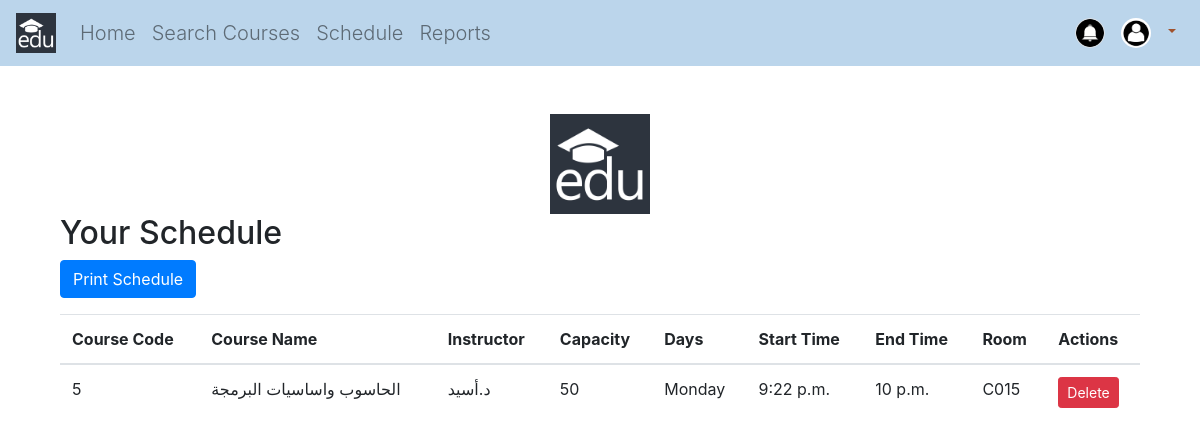
The app's page /schedule/ (signed in) with its own data.
### registration/models.py (models this page shows, shortened)
class Course(models.Model):
    code = models.CharField(max_length=10, unique=True)
    name = models.CharField(max_length=100)
    description = models.TextField()
    instructor = models.CharField(max_length=100)
    capacity = models.IntegerField()
    schedule = models.ForeignKey('CourseSchedule', on_delete=models.CASCADE)

class CourseSchedule(models.Model):
    user = models.ForeignKey(User, on_delete=models.CASCADE)
    days = models.CharField(max_length=20)
    start_time = models.TimeField()
    end_time = models.TimeField()
    room_no = models.CharField(max_length=20)

### registration/views.py (the view)
# urls.py: path('schedule/', views.view_schedule, name='view_schedule'),
@login_required
def view_schedule(request):
    try:
        student = Student.objects.get(user=request.user)
        registrations = StudentRegistration.objects.filter(student=student)
        courses = [registration.course for registration in registrations]
        return render(request, 'registration/schedule.html', {'course_schedules': courses})
    except Student.DoesNotExist:
        messages.error(request, 'No student record found for the current user.')
        return redirect('home')

### templates/registration/schedule.html (shortened to what this page needs)
{% extends "base.html" %}
{% load static %}
{% block content %}
<div class="container mt-5">
    <img src="{% static 'images/logo.jpg' %}" alt="Logo" class="mt-3" style="width: 100px; height: auto; display: block; margin: 0 auto;">
    <h2>Your Schedule</h2>
    <button onclick="window.print()" class="btn btn-primary mb-3">Print Schedule</button>
    {% if course_schedules %}
        <table class="table">
            <thead>
                <tr>
                    <th>Course Code</th>
                    <th>Course Name</th>
                    <th>Instructor</th>
                    <th>Capacity</th>
                    <th>Days</th>
                    <th>Start Time</th>
                    <th>End Time</th>
                    <th>Room</th>
                    <th>Actions</th>
                </tr>
            </thead>
            <tbody>
                {% for course in course_schedules %}
                    <tr>
                        <td>{{ course.code }}</td>
                        <td>{{ course.name }}</td>
                        <td>{{ course.instructor }}</td>
                        <td>{{ course.capacity }}</td>
                        <td>{{ course.schedule.days }}</td>
                        <td>{{ course.schedule.start_time }}</td>
                        <td>{{ course.schedule.end_time }}</td>
                        <td>{{ course.schedule.room_no }}</td>
                        <td>
                            <a href="{% url 'delete_course' course.id %}" class="btn btn-danger btn-sm">Delete</a>
                        </td>
                    </tr>
                {% endfor %}
            </tbody>
        </table>
    {% else %}
        <p>No courses scheduled</p>
    {% endif %}
</div>
{% endblock %}

### templates/base.html (shortened to what this page needs)
{% load static %}
<!DOCTYPE html>
<html>
<head>
    <link rel="stylesheet" href="https://maxcdn.bootstrapcdn.com/bootstrap/4.0.0/css/bootstrap.min.css">
</head>
<body style="padding-bottom: 60px;">
  <nav class="navbar navbar-expand-lg navbar-light" style="background-color: rgb(187, 213, 235);">
    <a class="navbar-brand" href="{% url 'home' %}">
        <img src="{% static 'images/logo.jpg' %}" alt="Logo" style="height: 40px;">
    </a>
    <div class="collapse navbar-collapse" id="navbarSupportedContent">
      <ul class="navbar-nav mr-auto">
          <li class="nav-item">
              <a class="nav-link lead" href="{% url 'home' %}">Home</a>
          </li>
          {% if user.is_authenticated %}
          <li class="nav-item">
              <a class="nav-link lead" href="{% url 'search_courses' %}">Search Courses</a>
          </li>
          <li class="nav-item">
              <a class="nav-link lead" href="{% url 'view_schedule' %}">Schedule</a>
          </li>
          <li class="nav-item">
              <a class="nav-link lead" href="{% url 'course_reports' %}">Reports</a>
          </li>
          {% endif %}
      </ul>
    </div>
        <div class="navbar-nav ml-auto">
          {% if user.is_authenticated %}
          <div class="d-flex flex-column flex-lg-row align-items-center">
              <a href="{% url 'notification' %}" class="rounded-circle border mr-2" style="width: 30px; height: 30px; overflow: hidden;">
                  <img src="{% static 'images/notification.jpg' %}" alt="Notification" style="width: 100%; height: 100%; object-fit: cover;">
              </a>
              <div class="nav-item dropdown">
                  <a class="nav-link dropdown-toggle" href="#" id="navbarDropdown" role="button" data-toggle="dropdown" aria-haspopup="true" aria-expanded="false" style="color: sienna;">
                      <img src="{% static 'images/user.jpg' %}" alt="User Image" class="rounded-circle mr-2" style="width: 30px; height: 30px;">
                  </a>
              </div>
          </div>
          {% else %}
          <div class="d-flex flex-column flex-lg-row align-items-center">
              <a class="nav-item nav-link lead" style="color: rgb(68, 68, 68);" href="{% url 'login' %}">Login</a>
              <a class="nav-item nav-link lead" style="color: rgb(68, 68, 68);" href="{% url 'register' %}">Register</a>
          </div>
          {% endif %}
      </div>
</nav>
<div class="container" style="padding-bottom: 60px;">
    {% block content %}{% endblock %}
</div>
</body>
</html>

### records on screen
Course: code "5", name "الحاسوب واساسيات البرمجة", instructor "د.أسيد", capacity "50", schedule.days "Monday", schedule.start_time "9:22 p.m.", schedule.end_time "10 p.m.", schedule.room_no "C015"
